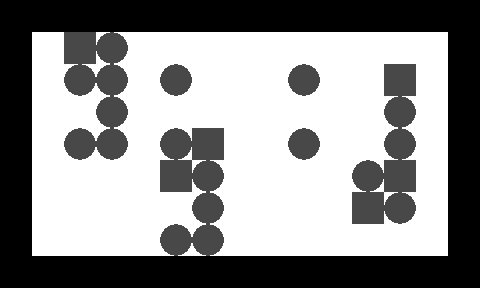

This game map was drawn from its Tiled (.tmx) file and the tilesets committed beside it. A one-line description and the full map source follow:
An orthogonal 15x9 tile map with 32x32 px tiles, 2 tile layers (1, 2).

<map version="1.0" orientation="orthogonal" width="15" height="9" tilewidth="32" tileheight="32">
 <tileset firstgid="1" name="n_tiles1" tilewidth="32" tileheight="32">
  <image source="../../images/map/common/n_tiles1.png" width="128" height="64" />
 </tileset>
 <layer name="1" width="15" height="9">
  <data encoding="csv">
1,1,1,1,1,1,1,1,1,1,1,1,1,1,1,
1,1,1,1,1,1,1,1,1,1,1,1,1,1,1,
1,1,1,1,1,1,1,1,1,1,1,1,1,1,1,
1,1,1,1,1,1,1,1,1,1,1,1,1,1,1,
1,1,1,1,1,1,1,1,1,1,1,1,1,1,1,
1,1,1,1,1,1,1,1,1,1,1,1,1,1,1,
1,1,1,1,1,1,1,1,1,1,1,1,1,1,1,
1,1,1,1,1,1,1,1,1,1,1,1,1,1,1,
1,1,1,1,1,1,1,1,1,1,1,1,1,1,1
</data>
 </layer>
 <layer name="2" width="15" height="9">
  <data encoding="csv">
2,2,2,2,2,2,2,2,2,2,2,2,2,2,2,
2,0,4,3,0,0,0,0,0,0,0,0,0,0,2,
2,0,3,3,0,3,0,0,0,3,0,0,4,0,2,
2,0,0,3,0,0,0,0,0,0,0,0,3,0,2,
2,0,3,3,0,3,4,0,0,3,0,0,3,0,2,
2,0,0,0,0,4,3,0,0,0,0,3,4,0,2,
2,0,0,0,0,0,3,0,0,0,0,4,3,0,2,
2,0,0,0,0,3,3,0,0,0,0,0,0,0,2,
2,2,2,2,2,2,2,2,2,2,2,2,2,2,2
</data>
 </layer>
</map>
